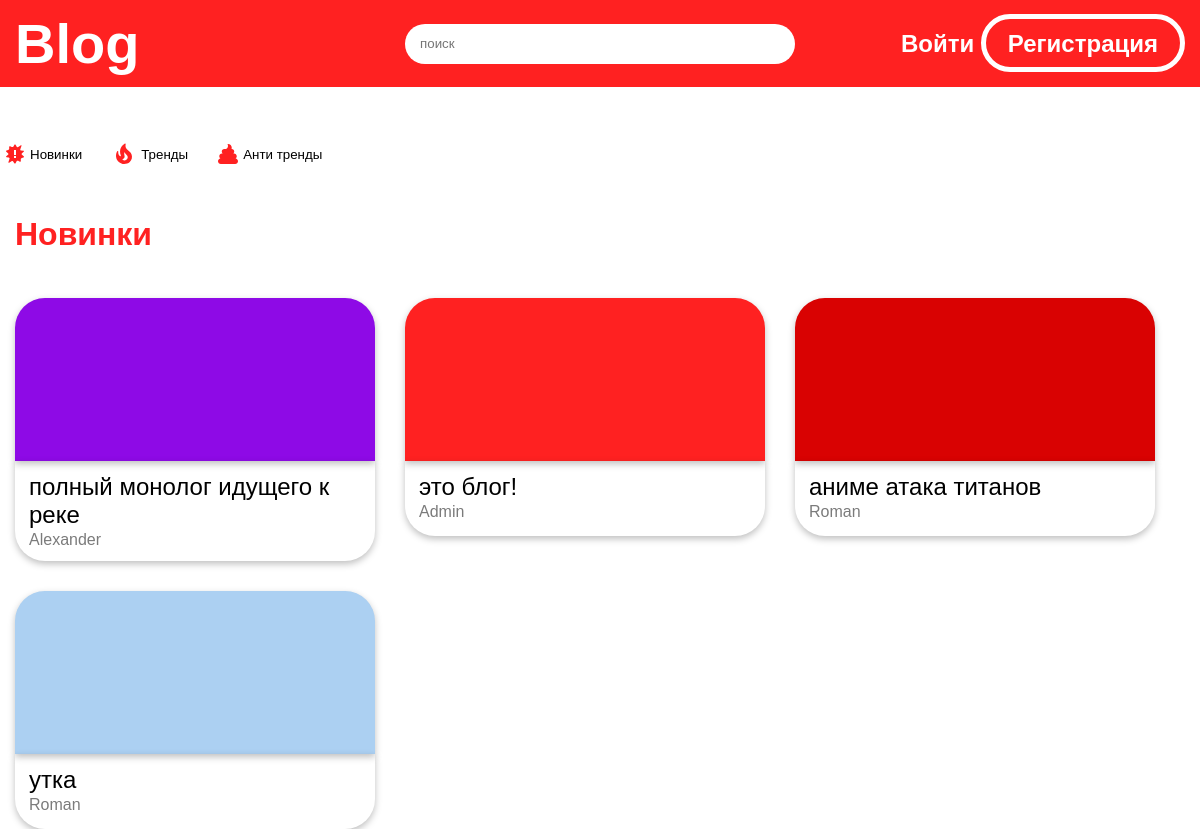
The app's page /, older data.
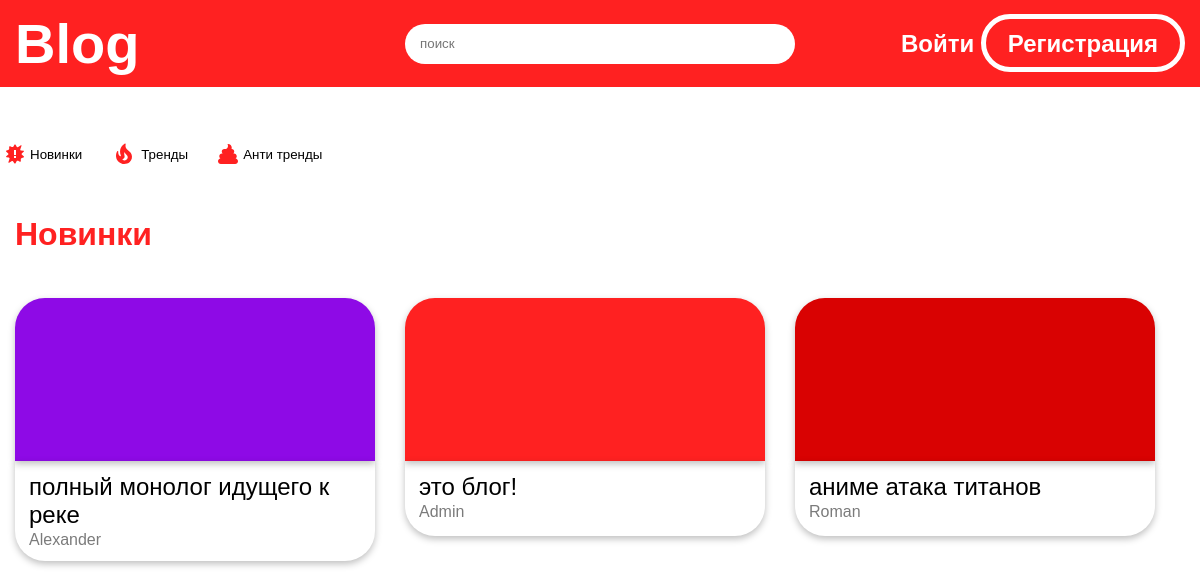
The same page, newer data.
### kyrsah/models.py (models this page shows, shortened)
class Article(models.Model):
    title = To_lower_field(max_length=128, null=False)
    content = models.CharField(null=False, max_length=16384)
    haveBan = models.BooleanField(default=False)
    color = models.CharField(default="#ccc", max_length=16)
    countLikes = models.IntegerField(default=0)
    countDislikes = models.IntegerField(default=0)
    dateCreate = models.DateTimeField(default=datetime.datetime.now())
    idUser = models.ForeignKey(User, on_delete=models.CASCADE)

class User(AbstractBaseUser, PermissionsMixin):
    login = models.CharField(max_length=64, unique=True, null=False)
    password = models.CharField(max_length=512, null=False)
    name = models.CharField(max_length=32, null=False)
    email = models.CharField(max_length=128, null=False)
    city = models.CharField(max_length=32, null=True)
    haveBan = models.BooleanField(default=False)
    color = models.CharField(default="#ccc", max_length=16)
    dateRegistration = models.DateField(default=datetime.date.today())
    is_superuser = models.BooleanField(default=False)
    is_staff = models.BooleanField(default=False)
    USERNAME_FIELD = 'login'
    objects = CustomUserManager()

### kyrsah/views.py (the view)
# urls.py: path('', MainPage.as_view()),
class MainPage(View):
    def get(self, request):
        articles = Article.objects.filter(haveBan=False).order_by('-dateCreate')
        users = User.objects.all()
        try:
            current_user = avaUser(request.user.name)
            full_current_user = request.user
        except:
            current_user = None
            full_current_user = None
        articles_order = "Новинки"
        query = self.request.GET.get('q')
        if query:
            articles = Article.objects.filter(
                Q(title__icontains=query)
            ).filter(haveBan=False)
        trends = self.request.GET.get('order-likes')
        if trends:
            articles = Article.objects.filter(haveBan=False).order_by('-countLikes')
            articles_order = "Тренды"
            print('trends')
        anti_trends = self.request.GET.get('order-dislikes')
        if anti_trends:
            articles = Article.objects.filter(haveBan=False).order_by('-countDislikes')
            articles_order = "Анти тренды"
            print('anti-trends')
        news_articles = self.request.GET.get('order-date')
        if news_articles:
            articles = Article.objects.filter(haveBan=False).order_by('-dateCreate')
            articles_order = "Новинки"
            print('news')
        ban_article = self.request.GET.get('ban-articles')
        if ban_article and full_current_user.is_staff:
            articles = Article.objects.filter(haveBan=True).order_by('-dateCreate')
            articles_order = "Заблокированные статьи"
        len_articles = len(articles)
        context = {
            'articles': articles,
            'len_articles': len_articles,
            'users': users,
            'current_user': current_user,
            'full_current_user': full_current_user,
            'articles_order': articles_order
        }
        return render(request, 'index.html', context=context)

### kyrsah/templates/index.html (shortened to what this page needs)
{% extends 'base.html' %}
{% load static %}
{% block headLinks %}
    <link rel="stylesheet" href="{% static 'css/style.css' %}">
{% endblock %}
{% block body %}
<div class="sort">
    <form method="get">
        <button type="submit" name="order-date" value="Новинки">
            <span>Новинки</span>
        </button>
    </form>
    <form method="get">
        <button type="submit" name="order-likes" value="Тренды">
            <span>Тренды</span>
        </button>
    </form>
    <form method="get">
        <button type="submit" name="order-dislikes" value="Анти тренды">
            <span>Анти тренды</span>
        </button>
    </form>
</div>
<main>
    {% if len_articles == 0 %}
        <h1>Статей нет</h1>
    {% else %}
        <h1 style="color: #FF2121">{{ articles_order }}</h1>
    {% endif %}
    <div class="all-articles">
        {% for i in articles %}
        <a href="{% url 'post_detail' i.id %}" class="article">
            <div class="preview" style="background-color: {{ i.color }}"></div>
            <div class="text-info">
                <div class="article-title">
                    {{ i.title }}
                </div>
                <div class="article-author">
                    {{ i.idUser.name }}
                </div>
            </div>
        </a>
    {% endfor %}
    </div>
</main>
{% endblock %}

### kyrsah/templates/base.html (shortened to what this page needs)
<!DOCTYPE html>
{% load static %}
<html lang="ru">
<head>
    {% block headLinks %} {% endblock %}
    <link rel="stylesheet" href="{% static 'css/baseStyle.css' %}">
</head>
<body>
    <header>
        <div class="header-content">
            <div class="logo header-item">
                <a href="/" class="link-logo">
                    <h1>Blog</h1>
                </a>
            </div>
            <form method="GET" class="search header-item" id="search-form">
                <input type="text" name="q" placeholder="поиск" class="search-field">
            </form>
            <div class="profile header-item">
                <div class="reg-and-login" id="profile-btn">
                    {% if request.user.is_authenticated %}
                        <a href="{% url 'profile' full_current_user.id %}" class="avatar" style="background: {{ full_current_user.color }}">{{current_user}}</a>
                        {% if full_current_user.haveBan %}
                            <span>Вы заблокированы</span>
                        {% else %}
                            <a href="/create-article/" class="create-article">Создать статью</a>
                        {% endif %}
                    {% else %}
                        <a href="/login" class="logIn">Войти</a>
                        <a href="/register" class="register">Регистрация</a>
                    {% endif %}
                </div>
            </div>
        </div>
    </header>
    {% block body %}{% endblock %}
</body>
</html>

### kyrsah/static/css/style.css (style rules this page uses)
.sort { width: 1530px; display: flex; align-items: center; justify-content: flex-start; column-gap: 20px; margin-top: 50px; }
.sort button { display: flex; align-items: center; column-gap: 5px; background: none; border: none; border-radius: 10px; padding: 5px; cursor: pointer; transition: all .4s ease; }
main { width: 1530px; margin-top: 45px; display: flex; flex-direction: column; gap: 45px; flex-wrap: wrap; }
.all-articles { display: flex; gap: 30px; flex-wrap: wrap; }
.article { width: 360px; min-height: 238px; display: flex; flex-direction: column; text-decoration: none; }
.preview, .text-info { position: relative; width: 100%; }
.preview { min-height: 163px; border-radius: 30px 30px 0 0; background-color: #C4C4C4; box-shadow: 0px 3px 7px rgba(0, 0, 0, 0.25); }
.text-info { min-height: 75px; display: flex; flex-direction: column; row-gap: 2px; box-sizing: border-box; padding-left: 14px; box-shadow: 0px 3px 7px rgba(0, 0, 0, 0.25); border-radius: 0 0 30px 30px; }
.article-title { margin-top: 12px; font-weight: 500; font-size: 24px; color: #000; }
.article-author { font-weight: 500; font-size: 16px; color: #7B7B7B; margin-bottom: 12px; }
@media (max-width: 1530px) { .sort { width: 100%; flex-wrap: wrap; } }
@media (max-width: 1530px) { main { width: 100%; justify-content: space-around; box-sizing: border-box; padding: 0 15px 0 15px; } }

### kyrsah/static/css/baseStyle.css (style rules this page uses)
* { margin: 0; font-family: "Montserrat", sans-serif; }
body { display: flex; align-items: center; flex-direction: column; }
header { width: 100%; height: 87px; background-color: #FF2121; }
.header-content { position: relative; width: 1530px; height: 100%; margin-left: calc((100% - 1530px) / 2); display: flex; align-items: center; justify-content: space-between; }
.header-item { min-width: calc(100% / 3); display: flex; align-items: center; color: #fff; }
.logo { justify-content: start; font-weight: bold; font-size: 28px; }
.link-logo { color: #fff; text-decoration: none; }
.search-field { width: 610px; height: 40px; border-radius: 30px; outline: none; border: none; box-sizing: border-box; padding-left: 15px; transition: .5s ease-out; }
.profile { justify-content: end; column-gap: 29px; font-weight: 600; font-size: 24px; line-height: 29px; }
.register, .logIn, .create-article { color: #fff; text-decoration: none; cursor: pointer; }
.register { border: 5px solid #FFFFFF; box-sizing: border-box; border-radius: 30px; padding: 11px 22px 10px 22px ; transition: .3s ease-out; }
@media (max-width: 1530px) { .header-content { margin: 0; box-sizing: border-box; padding: 0 15px 0 15px; width: 100%; } }

Row changes from the older to the newer data that the page shows:
no longer on this page (row edited): Article: title "утка", idUser.name "Roman"
